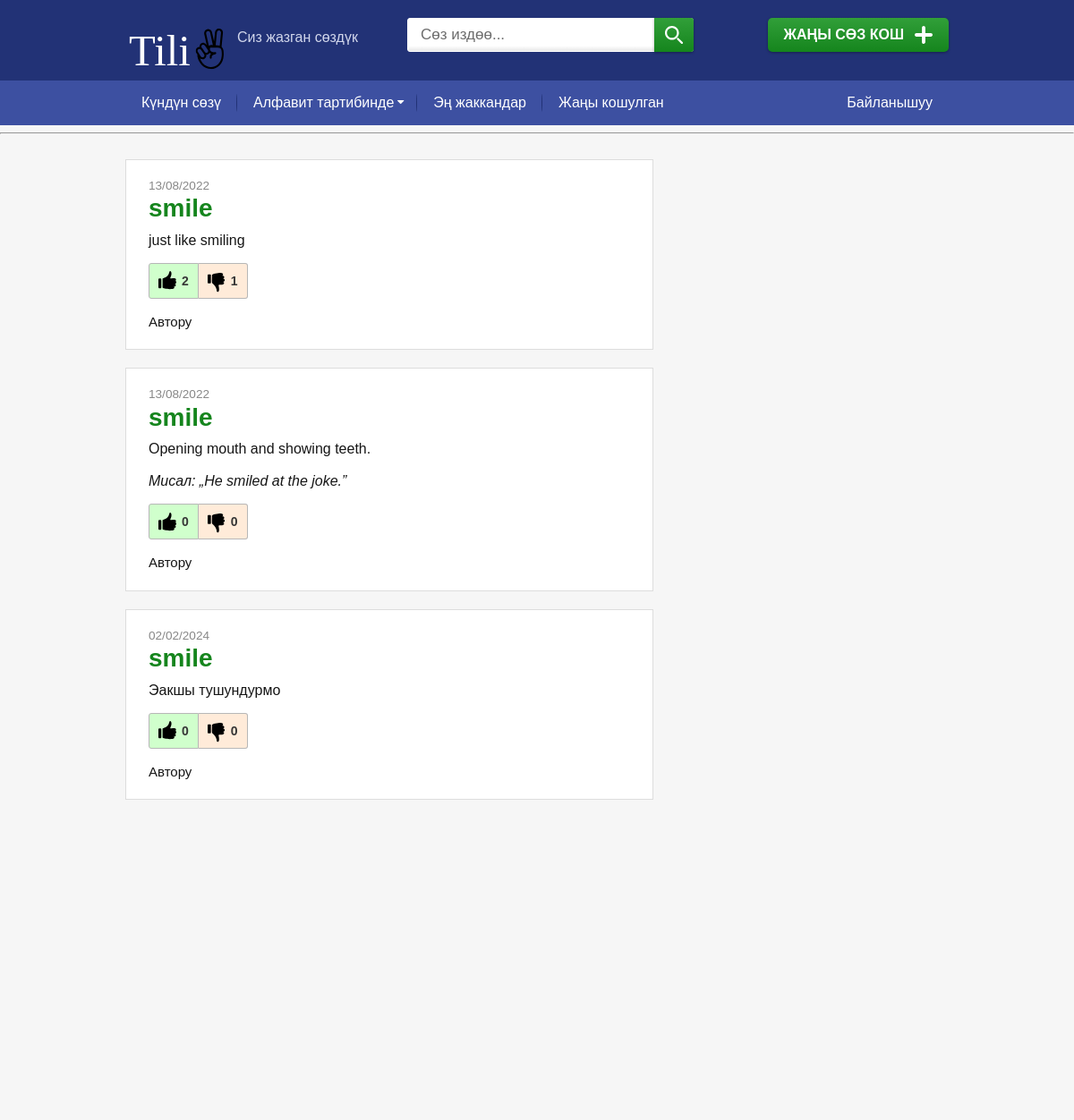
Page /word/smile on the committed database.
### app/models.py (models this page shows, shortened)
class Definition(db.Model):
    id = db.Column(db.Integer, primary_key=True)
    definition_text = db.Column(db.String(300), nullable=False)
    example_text = db.Column(db.String(300), nullable=True)
    created_at = db.Column(db.DateTime, index=True, default=datetime.utcnow)
    upvotes = db.Column(db.Integer, nullable=False, default=0)
    downvotes = db.Column(db.Integer, nullable=False, default=0)
    word_id = db.Column(db.Integer, db.ForeignKey("word.id"))
    author_id = db.Column(db.Integer, db.ForeignKey("user.id"))

class Word(db.Model):
    id = db.Column(db.Integer, primary_key=True)
    word_text = db.Column(db.String(80), index=True, unique=True, nullable=False)
    created_at = db.Column(db.DateTime, index=True, default=datetime.utcnow)
    author_id = db.Column(db.Integer, db.ForeignKey("user.id"))
    definitions = db.relationship('Definition', backref='parent_word', lazy='dynamic')

### app/routes.py (the view)
@app.route("/word/<word>", methods=['post', 'get'])
def word(word=None):
    defs = db.session.query(Word, Definition, User,
        ).filter( Word.id == Definition.word_id
        ).filter( Definition.author_id == User.id
        ).filter( Word.word_text == word
        ).order_by( Definition.upvotes.desc()
        ).all()
    def_list = [ { 'word': d.Word.word_text,
                  'definition': d.Definition.definition_text,
                  'example': d.Definition.example_text,
                  'author': d.User.nickname,
                  'created_at': d.Definition.created_at.strftime("%d/%m/%Y"),
                  'upvotes': d.Definition.upvotes,
                  'downvotes': d.Definition.downvotes,
                  'definition_id': d.Definition.id}
                        for d in defs ]
    return render_template('word.html', def_list=def_list)

### app/templates/word.html (shortened to what this page needs)
{% extends "base.html" %}
{% from "macros.html" import word_list, pagination with context %}
{% block content %}
    {% for d in def_list %}
    <div class="word">
        <p class="word--date">{{ d['created_at']}}</p>
        <h2 class="word__title">
            <a href="/word/{{ d['word'] }}">{{ d['word'] }}</a>
        </h2>
        <p>{{ d['definition'] }}</p>
        {% if d['example'] != "": %}
            <p><em>Мисал: „{{ d['example'] }}”&nbsp;</em></p>
        {% endif %}
        <div class="word__rating__wrap" data-id="{{ d['definition_id'] }}">
            <div class="word__rating word__rating--up" onclick=vote(this)>{{ d['upvotes'] }}</div>
            <div class="word__rating word__rating--down" onclick=vote(this)>{{ d['downvotes'] }}</div>
        </div>
        <p class="word__author">Автору <strong>{{ d['nickname'] }}</strong></p>
    </div>
{% endfor %}
{% endblock %}

### rows in the picture
Definition: created_at "13/08/2022", word "smile", definition "just like smiling", upvotes "2", downvotes "1"
Word: word "smile" "smile"
Definition: definition "Opening mouth and showing teeth.", example "He smiled at the joke."
Definition: definition "Эакшы тушундурмо"

### other values in the picture
{{ d['created_at'] }} "13/08/2022" "02/02/2024"
{{ d['upvotes'] }} "0" "0"
{{ d['downvotes'] }} "0" "0"
